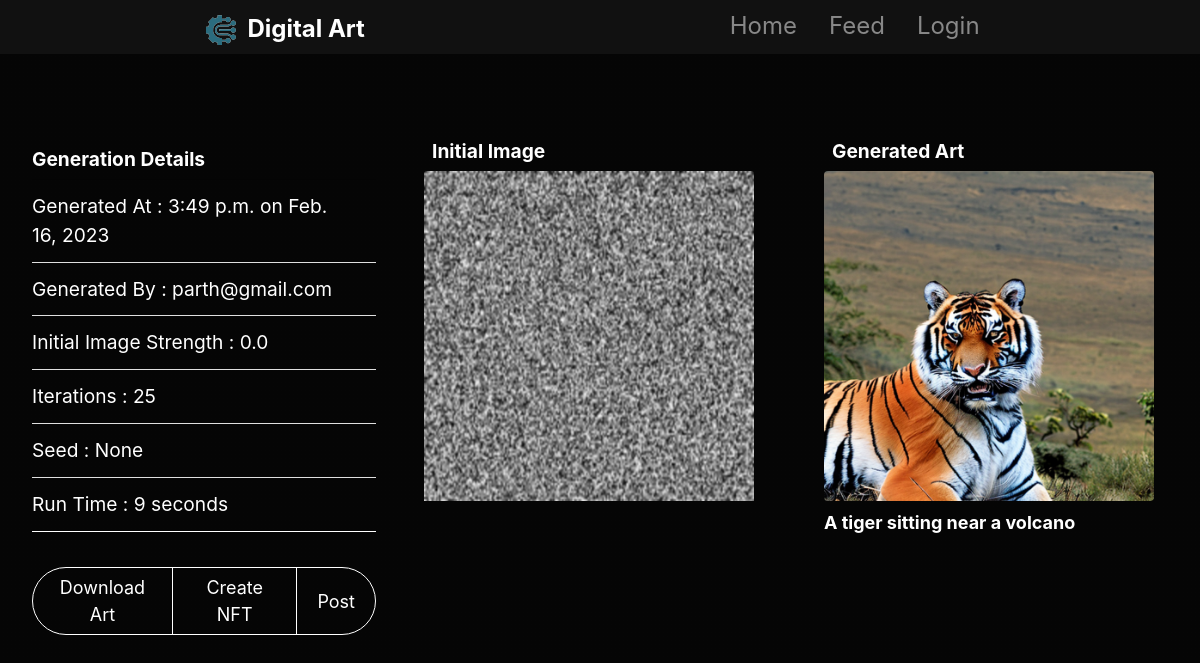
Page /art/21/ on the committed database.
### nftgen/models.py (models this page shows)
class Digital_Art(models.Model):
    init_image = models.ImageField(upload_to='initial_images/', blank=True,
                                   default='default-noise.png')
    gen_image = models.ImageField(
        upload_to='generated_images/', blank=False, null=False)
    prompt = models.TextField(blank=False, null=False)
    owner = models.ForeignKey(
        User, on_delete=models.CASCADE, related_name='digital_art', blank=False, null=False)
    iterations = models.IntegerField(blank=False, null=False)
    image_strength = models.DecimalField(
        max_digits=2, decimal_places=1, blank=False, null=False)
    run_time = models.IntegerField(blank=False, null=False)
    timestamp = models.DateTimeField(
        auto_now_add=True, blank=False, null=False)
    seed = models.BigIntegerField(blank=True, null=True)
    class Meta:
        verbose_name = 'Digital_Art'
        verbose_name_plural = 'Digital_Art'

### nftgen/views.py (the view)
# urls.py: path('art/<int:id>/', art_view, name='art'),
def art_view(request, id):
    art = Digital_Art.objects.filter(id=id).first()
    return render(request, 'art.html', {'art': art})

### nftgen/templates/art.html (shortened to what this page needs)
{% load static %}
<!doctype html>
<html class="h-100" lang="en">
  <head>
    <link rel="stylesheet" href="https://stackpath.bootstrapcdn.com/bootstrap/4.3.1/css/bootstrap.min.css">
  <link rel="stylesheet" href="{% static 'css/theme.min.css' %}">
  </head>
  <body class="w-100 bg-black" data-bs-spy="scroll" data-bs-target="#navScroll">
    <nav id="navScroll" class="navbar navbar-dark bg-black fixed-top" tabindex="0">
      <div class="container">
        <a class="navbar-brand mx-auto mb-2 mb-lg-0 list-group list-group-horizontal" href="{% url 'art' id=art.id %}">
          <img src="{% static 'images/symbol.png' %}" class="mr-1 mt-1"
                  style="height: 35px;">
          <span class="ms-md-1 mt-1 fw-bolder me-md-5">Digital Art</span>
        </a>
        <ul class="navbar-nav mx-auto mb-2 mb-lg-0 list-group list-group-horizontal">
          <li class="nav-item">
            <a class="nav-link fs-5" href="{% url 'landing' %}" aria-label="Homepage">
              Home
            </a>
          </li>
          <li class="nav-item">
            <a class="nav-link fs-5" href="" aria-label="A sample content page">
              Feed
            </a>
          </li>
          {% if user.is_authenticated %}
          <li class="nav-item">
            <a class="nav-link fs-5" href="{% url 'logout' %}" aria-label="A system message page">
              Logout
            </a>
          </li>
          {% else %}
          <li class="nav-item">
            <a class="nav-link fs-5" href="{% url 'login' %}" aria-label="A system message page">
              Login
            </a>
          </li>
          {% endif %}
        </ul>
      </div>
    </nav>
    <div class="container-fluid" style="margin-top: 6%;">
      <div class="row">
        <div class="col-md-4 mb-3">
          <h6 class="card-subtitle mb-2 mt-3 ml-2" style="font-weight: bold;">Generation Details</h6>
          <ul class="list-group list-group-flush mb-2 mt-2 ml-2">
            <li class="list-group-item">Generated At : {{ art.timestamp|time }} on {{ art.timestamp|date }}</li>
            <li class="list-group-item">Generated By : {{art.owner.email}}</li>
            <li class="list-group-item">Initial Image Strength : {{art.image_strength}}</li>
            <li class="list-group-item">Iterations : {{art.iterations}}</li>
            <li class="list-group-item">Seed : {{art.seed}}</li>
            <li class="list-group-item">Run Time : {{art.run_time}} seconds</li>
          </ul>
          <br>
          <div class="btn-group ml-2" role="group" aria-label="Button group with nested dropdown">
            <button type="button" class="btn btn-default" onclick="download_image()">Download Art</button>
            <button type="button" class="btn btn-default">Create NFT</button>
            <button type="button" class="btn btn-default">Post</button>
          </div>
        </div>
        <div class="col-md-4 mb-3">
          <h6 class="card-subtitle mb-2 mt-2 ml-2" style="font-weight: bold;">Initial Image</h6>
          <img id="init_img" src="{{art.init_image.url}}" class="card-img-top" alt="...">
        </div>
        <div class="col-md-4 mb-3">
          <figure class="figure">
            <h6 class="card-subtitle mb-2 mt-2 ml-2" style="font-weight: bold;">Generated Art</h6>
            <img src="{{art.gen_image.url}}" class="figure-img img-fluid rounded">
            <figcaption class="figure-caption text-justified"><p>{{art.prompt}}</p></figcaption>
          </figure>
        </div>
      </div>
    </div>
  </body>
</html>

### nftgen/templates/art.html (style rules this page uses)
.navbar { padding-top: 0 !important; padding-bottom: 0 !important; }
figcaption { color:white !important; font-weight: bolder; font-size: large !important; }
.figure { object-fit: contain !important; height: 330px !important; width: 330px !important; }
#init_img { object-fit: cover !important; height: 330px !important; width: 330px !important; }
.btn { padding-left: 20px !important; padding-right: 20px !important; font-size: 18px !important; border: 1px solid white !important; border-radius: 5px; text-align: center; color: white !important; margin-bottom: 30px; }
.list-group-item { background-color: rgba(245,245,245,0.0) !important; color: white; padding-left: 0px !important; }
.card-subtitle { background-color: rgba(245,245,245,0.0) !important; color: white; }
body { padding-top: 60px; background-image: linear-gradient( rgba(0, 0, 0, 0.7), rgba(0, 0, 0, 0.7) ), url('../../static/images/art_bg.jpg'); background-repeat: repeat-y; background-size: cover; }
.list-group-item { border-bottom-color: white; border-bottom-style: solid; }

### rows in the picture
Digital_Art: timestamp "3:49 p.m.", timestamp "Feb. 16, 2023", owner.email "parth@gmail.com", image_strength "0.0", iterations "25", seed "None", run_time "9", init_image (placeholder picture), gen_image (picture), prompt "A tiger sitting near a volcano"
